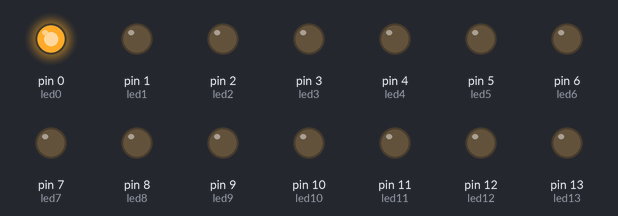
Bench run of a sketch on a simulated Arduino Uno, built with avr-gcc and run on an emulated ATmega328P. Parts: output pins drawn as LEDs (lit = HIGH).

Above: at 0.05 s.
At 0.45 s:
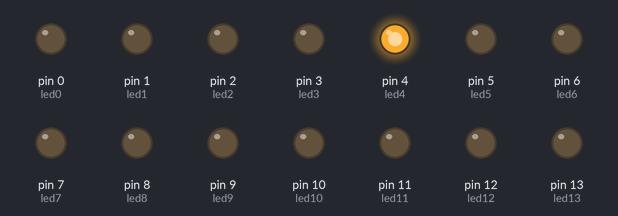
At 0.85 s:
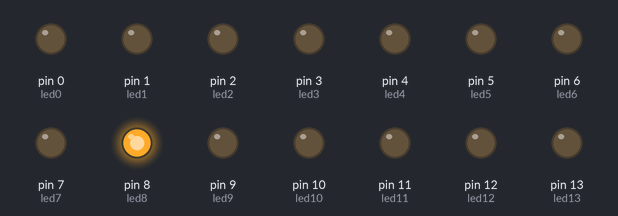
At 1.65 s:
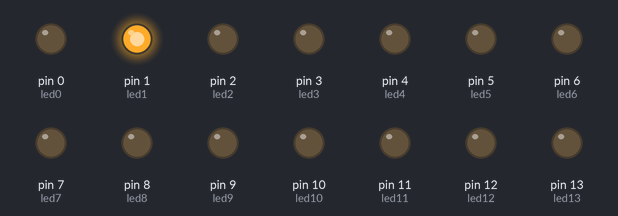
At 2.45 s:
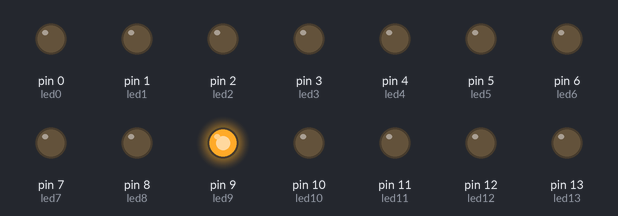
At 3.35 s:
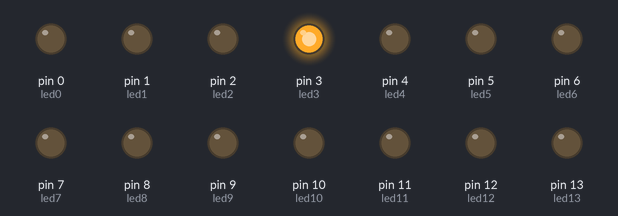
Timing chart, 0 to 3.6 s (numbered marks = the images above):
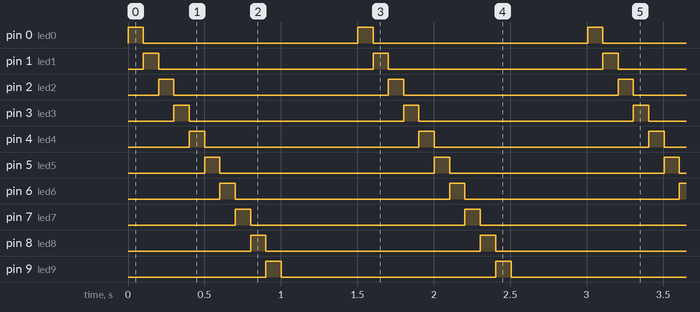

Measured:
- by itself, pin 0 (led0), pin 1 (led1), pin 2 (led2), pin 3 (led3), pin 4 (led4), pin 5 (led5), pin 6 (led6), pin 7 (led7), pin 8 (led8), pin 9 (led9), pin 10 (led10), pin 11 (led11), pin 12 (led12), pin 13 (led13): alternates HIGH for 0.10 s and LOW for 1.4 s
- by itself, everything shown: repeats every 1.5 s, in 15 steps

The sketch:

Intel_Edison_testing_leds_blinking.ino
```cpp
// (licence header left out)
// Variables used on this code
unsigned long time1;
unsigned long previousTime;
boolean enterFunction= true;
int led0 = 0;
int led1 = 1;
int led2 = 2;
int led3 = 3;
int led4 = 4;
int led5 = 5;
int led6 = 6;
int led7 = 7;
int led8 = 8;
int led9 = 9;
int led10 = 10;
int led11 = 11;
int led12 = 12;
int led13 = 13;
int counter = 0;
//-----------------------


void setup() {
 pinMode(led0, OUTPUT);
 pinMode(led1, OUTPUT);
 pinMode(led2, OUTPUT);
 pinMode(led3, OUTPUT);
 pinMode(led4, OUTPUT);
 pinMode(led5, OUTPUT);
 pinMode(led6, OUTPUT);
 pinMode(led7, OUTPUT);
 pinMode(led8, OUTPUT);
 pinMode(led9, OUTPUT);
 pinMode(led10, OUTPUT);
 pinMode(led11, OUTPUT);
 pinMode(led12, OUTPUT);
 pinMode(led13, OUTPUT);
}

void loop() {
  time1 = micros();
  if (enterFunction == true){
    previousTime= time1;
    Serial.println(previousTime); // for debugging

    // Start your code below
    //-----------------------


   switch (counter) {
    case 0:
      //do something when var equals 0
      digitalWrite(led5, LOW);
      digitalWrite(led0, HIGH);
      break;
    case 1:
      //do something when var equals 1
      digitalWrite(led0, LOW);
      digitalWrite(led1, HIGH);
      break;
    case 2:
      //do something when var equals 2
      digitalWrite(led1, LOW);
      digitalWrite(led2, HIGH);
      break;
    case 3:
      //do something when var equals 3
      digitalWrite(led2, LOW);
      digitalWrite(led3, HIGH);
      break;
    case 4:
      //do something when var equals 4
      digitalWrite(led3, LOW);
      digitalWrite(led4, HIGH);
      break;
    case 5:
      //do something when var equals 5
      digitalWrite(led4, LOW);
      digitalWrite(led5, HIGH);
      break;
      case 6:
      //do something when var equals 5
      digitalWrite(led5, LOW);
      digitalWrite(led6, HIGH);
      break;
      case 7:
      //do something when var equals 5
      digitalWrite(led6, LOW);
      digitalWrite(led7, HIGH);
      break;
      case 8:
      //do something when var equals 5
      digitalWrite(led7, LOW);
      digitalWrite(led8, HIGH);
      break;
      case 9:
      //do something when var equals 5
      digitalWrite(led8, LOW);
      digitalWrite(led9, HIGH);
      break;
      case 10:
      //do something when var equals 5
      digitalWrite(led9, LOW);
      digitalWrite(led10, HIGH);
      break;
      case 11:
      //do something when var equals 5
      digitalWrite(led10, LOW);
      digitalWrite(led11, HIGH);
      break;
      case 12:
      //do something when var equals 5
      digitalWrite(led11, LOW);
      digitalWrite(led12, HIGH);
      break;
      case 13:
      //do something when var equals 5
      digitalWrite(led12, LOW);
      digitalWrite(led13, HIGH);
      break;
    default:
      // if nothing else matches, do the default
      // default is optional
      digitalWrite(led13, LOW);
    break;
  }
  if (counter > 13){
    counter = 0;
  } else {
  counter++;
  }


    //-----------------------
    // End of your code
  }

  // The DELAY time is adjusted in the constant below >>
  if (time1 - previousTime < 99990){ // 1 million microsencods= 1 second delay
    /* I have actually used 0.999990 seconds, in a trial to compensate the time that
       this IF function takes to be executed. this is really a point that
       need improvement in my code */
    enterFunction= false;
  }
  else {
    enterFunction= true;
  }


}
```
